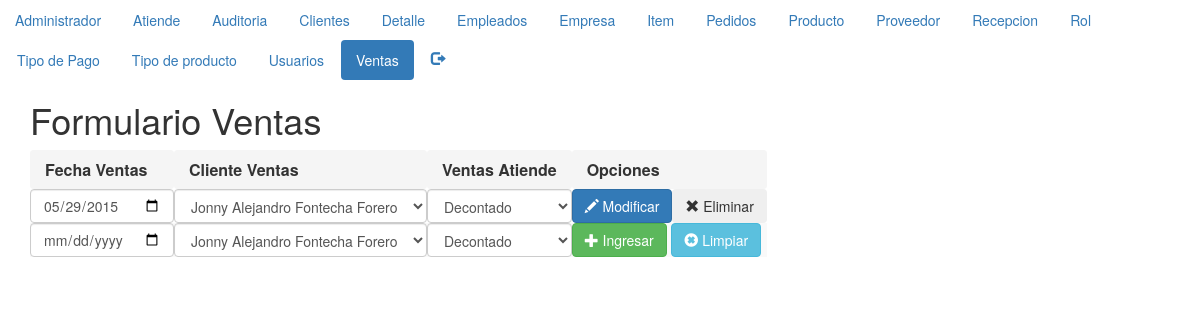
The app's page /formularioventas.php (signed in) with its own data.
### tables this page shows
CREATE TABLE IF NOT EXISTS `ventas` (
  `IdVentas` mediumint(9) NOT NULL,
  `FechaVentas` date NOT NULL,
  `IdClienteVentas` mediumint(9) NOT NULL,
  `IdTipodePagoVentas` mediumint(9) NOT NULL
);

CREATE TABLE IF NOT EXISTS `clientes` (
  `IdClientes` mediumint(9) NOT NULL,
  `NombreClientes` varchar(45) NOT NULL,
  `TelefonoClientes` int(11) NOT NULL,
  `CedulaClientes` int(11) NOT NULL
);

### ventas.php (called while the page is built, shortened)
<?php
    class Ventas{
        private $_conexion;
        private $_paginacion = 10;
        function __construct($conexion,$IdVentas,$FechaVentas,$IdClienteVentas,$IdTipodePagoVentas){
            $this->_conexion = $conexion;
        }
        function listar($pagina){
            if ($pagina<=0){
                $listado = mysqli_query($this->_conexion,"SELECT * FROM ventas ORDER BY IdVentas");
            }else{
                $paginacionMax = $pagina * $this->_paginacion;
                $paginacionMin = $paginacionMax - $this->_paginacion;
                $listado = mysqli_query($this->_conexion,"SELECT * FROM ventas ORDER BY IdVentas LIMIT $paginacionMin, $paginacionMax") or die (mysqli_error($this->_conexion));
            }
            return $listado;
        }
        function getPermiso($idUsuario){
            $permisos=mysqli_query($this->_conexion,"SELECT ".static::class."rol AS elPermiso FROM rol WHERE IdRol IN(SELECT IdRolUsuario FROM Usuario WHERE IdUsuario = $idUsuario)");
            $unRegistro=mysqli_fetch_array($permisos);
            return $unRegistro["elPermiso"];
        }
    }
?>

### clientes.php (called while the page is built, shortened)
<?php
    class Clientes{
        private $_conexion;
        private $_paginacion = 10;
        function __construct($conexion,$IdClientes,$NombreClientes,$TelefonoClientes,$CedulaClientes){
            $this->_conexion = $conexion;
        }
        function listar($pagina){
            if ($pagina<=0){
                $listado = mysqli_query($this->_conexion,"SELECT * FROM clientes ORDER BY IdClientes");
            }else{
                $paginacionMax = $pagina * $this->_paginacion;
                $paginacionMin = $paginacionMax - $this->_paginacion;
                $listado = mysqli_query($this->_conexion,"SELECT * FROM clientes ORDER BY IdClientes LIMIT  $paginacionMin, $paginacionMax") or die (mysqli_error($this->_conexion));
            }
            return $listado;
        }
    }
?>

### tipodepago.php (called while the page is built, shortened)
<?php
    class TipodePago{
        private $_conexion;
        private $_paginacion = 10;
        function __construct($conexion,$IdTipodePago,$DescripcionTipodePago){
            $this->_conexion = $conexion;
        }
        function listar($pagina){
            if ($pagina<=0){
                $listado = mysqli_query($this->_conexion,"SELECT * FROM tipodepago ORDER BY IdTipodePago");
            }else{
                $paginacionMax = $pagina * $this->_paginacion;
                $paginacionMin = $paginacionMax - $this->_paginacion;
                $listado = mysqli_query($this->_conexion,"SELECT * FROM tipodepago ORDER BY IdTipodePago LIMIT $paginacionMin, $paginacionMax") or die (mysqli_error($this->_conexion));
            }
            return $listado;
        }
    }
?>

### formularioventas.php (the view, shortened to what this page needs)
<?php
    if (isset($_SESSION['id'])){
?>
<html>
<head>
<link rel="stylesheet" href="https://maxcdn.bootstrapcdn.com/bootstrap/3.3.7/css/bootstrap.min.css">
</head>
<body>
     <?php
        include_once("menu.php");
        $pagina = (isset($_GET['pag']))?$_GET['pag']:"1";
    ?>
    <div class="container">
    <header>
        <h1>Formulario Ventas</h1>
    </header>
    <table class="table-striped">
    <tbody>
        <tr>
        <th scope="col" class="breadcrumb">Fecha Ventas</th>
        <th scope="col" class="breadcrumb">Cliente Ventas</th>
        <th scope="col" class="breadcrumb">Ventas Atiende</th>
        <th scope="col" class="breadcrumb">Opciones</th>
        </tr>
<?php
        include_once("../Modelo/conexion.php");
        $objetoConexion = new conexion();
        $conexion = $objetoConexion->conectar();
        include_once("../Modelo/clientes.php");
        $objetoClientes = new Clientes($conexion,0,'nombreclientes','telefonoclientes','cedulaclientes');
        $listaClientess = $objetoClientes->listar(0);
        include_once("../Modelo/tipodepago.php");
        $objetoTipodePago = new TipodePago($conexion,0,'nombreproveedor','telefonoproveedor');
        $listaTipodePagos = $objetoTipodePago->listar(0);
        include_once("../Modelo/ventas.php");
        $objetoVentas = new Ventas($conexion,0,'fechaventas','idclienteventas','idtipodepagoventas');
        $listaVentass = $objetoVentas->listar($pagina);
         $permiso = $objetoVentas->getPermiso($_SESSION['id']);
if (stripos($permiso,"r")!==false){
        while($unRegistro = mysqli_fetch_array($listaVentass)){
            echo '<tr><form id="fModificarVentas"'.$unRegistro["IdVentas"].' action="../Controlador/Controladorventas.php" method="post">';
            echo '<td><input type="hidden" name="fIdVentas"         value="'.$unRegistro['IdVentas'].'">';
            echo '    <input type="date" name="fFechaVentas" class="form-control"    value="'.$unRegistro['FechaVentas'].'"></td>';
            echo '<td><div class="input-field"><select name="fIdClienteVentas" class="form-control">';
            while($otroRegistro = mysqli_fetch_array($listaClientess)){
                echo "<option value='{$otroRegistro['IdClientes']}'";
                if($unRegistro['IdClienteVentas']==$otroRegistro['IdClientes']){
                    echo " selected ";
                }
                echo ">{$otroRegistro['NombreClientes']}</option>";
            }
            mysqli_data_seek($listaClientess,0);
            echo '</select></div></td>';
            echo '<td><div class="input-field"><select name="fIdTipodePagoVentas" class="form-control">';
            while($otroRegistro = mysqli_fetch_array($listaTipodePagos)){
                echo "<option value='{$otroRegistro['IdTipodePago']}'";
                if($unRegistro['IdTipodePagoVentas']==$otroRegistro['IdTipodePago']){
                    echo " selected ";
                }
                echo ">{$otroRegistro['DescripcionTipodePago']}</option>";
            }
            mysqli_data_seek($listaTipodePagos,0);
            echo '</select></div></td>';
            echo '<td>';
            if (stripos($permiso,"u")!==false){
                echo '<button type="submit" class="btn btn-primary" name="fEnviar" value="Modificar"><span class="glyphicon glyphicon-pencil" aria-hidden="true"></span> Modificar</button>';
            }
            if (stripos($permiso,"d")!==false){
                echo '<button type="submit" class="btn btn-secondary" name="fEnviar" value="Eliminar"><span class="glyphicon glyphicon-remove" aria-hidden="true"></span> Eliminar</button>';
            }
            echo '</td>';
            echo '</form></tr>';
        }
}
    ?>
        <?php
        if (stripos($permiso,"c")!==false){
        ?>
            <tr><form id="fIngresarVentas" action="../Controlador/Controladorventas.php" method="post">
                <td><input type="hidden" name="fIdVentas" value="0">
                    <input type="date" name="fFechaVentas" class="form-control"></td>
                <td><select name="fIdClienteVentas" class="form-control">
            <?php
                    while($otroRegistro = mysqli_fetch_array($listaClientess)){
                       echo "<option value='{$otroRegistro['IdClientes']}'>{$otroRegistro['NombreClientes']}</option>";
                    }
            ?>
                </select></td>
                <td><select name="fIdTipodePagoVentas" class="form-control">
            <?php
                    while($otroRegistro = mysqli_fetch_array($listaTipodePagos)){
                       echo "<option value='{$otroRegistro['IdTipodePago']}'>{$otroRegistro['DescripcionTipodePago']}</option>";
                    }
            ?>
                </select></td>
                <td><button type="submit" class="btn btn-success" name="fEnviar" value="Ingresar"><span class="glyphicon glyphicon-plus" aria-hidden="true"></span> Ingresar</button>
                    <button type="reset" class="btn btn-info" name="fEnviar" value="Limpiar"><span class="glyphicon glyphicon-remove-sign" aria-hidden="true"></span> Limpiar</button></td>
                </form></tr>
        <?php
        }
        ?>
        </tbody>
    </table>
    <nav></nav>
</div>
</body>
</html>
<?php
    }else{
        header("location:../index.html");
    }
?>

### records on screen
ventas: fFechaVentas "05/29/2015", fIdClienteVentas "Jonny Alejandro Fontecha Forero"

### other values on screen
form field fIdTipodePagoVentas "Decontado"
form field fIdClienteVentas "Jonny Alejandro Fontecha Forero"
